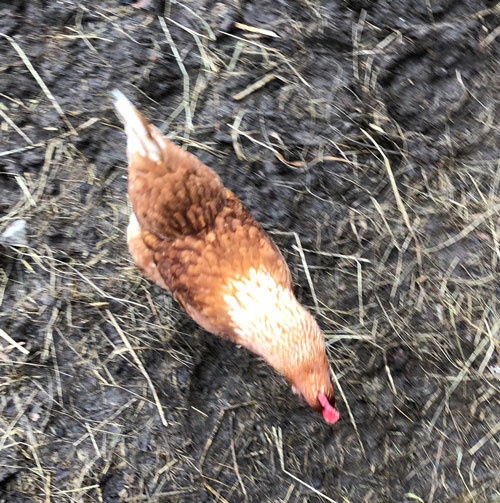
#> input picture camera/chicken.jpg, 500 x 503 px
$ python flipping.py --image chicken.jpg
#> lines starting #> are read from the running program, lines starting #| are printed output that depends on the picture
# USAGE
# python flipping.py --image ../images/trex.png

# Import the necessary packages
import argparse
import cv2

# Construct the argument parser and parse the arguments
ap = argparse.ArgumentParser()
ap.add_argument("-i", "--image", required = True,
                help = "Path to the image")
args = vars(ap.parse_args())

# Load the image and show it
image = cv2.imread(args["image"])
#> image is the input picture: shape (503, 500, 3); mean B, G, R 105.5, 111.1, 118.5
cv2.imshow("Original", image)

# Flip the image horizontally
flipped = cv2.flip(image, 1)
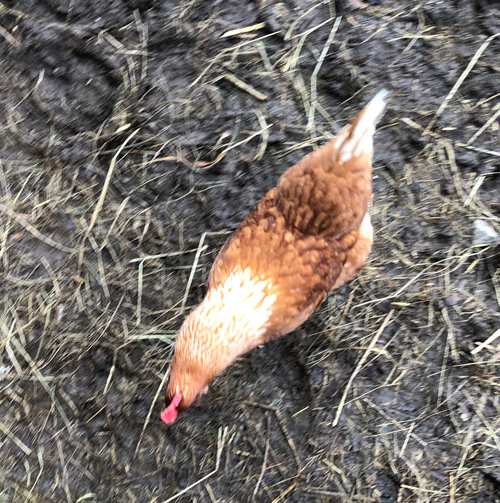
#> flipped: shape (503, 500, 3); mean B, G, R 105.5, 111.1, 118.5
cv2.imshow("Flipped Horizontally", flipped)

# Flip the image vertically
flipped = cv2.flip(image, 0)
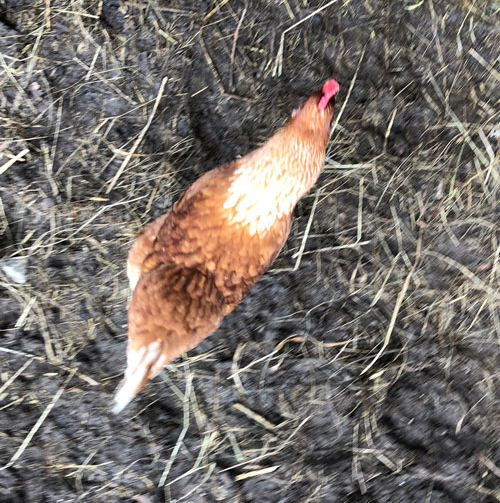
#> flipped: shape (503, 500, 3); mean B, G, R 105.5, 111.1, 118.5
cv2.imshow("Flipped Vertically", flipped)

# Flip the image along both axes
flipped = cv2.flip(image, -1)
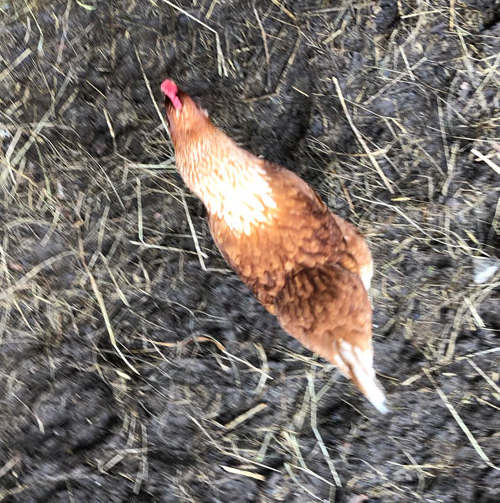
#> flipped: shape (503, 500, 3); mean B, G, R 105.5, 111.1, 118.5
cv2.imshow("Flipped Horizontally & Vertically", flipped)
cv2.waitKey(0)
